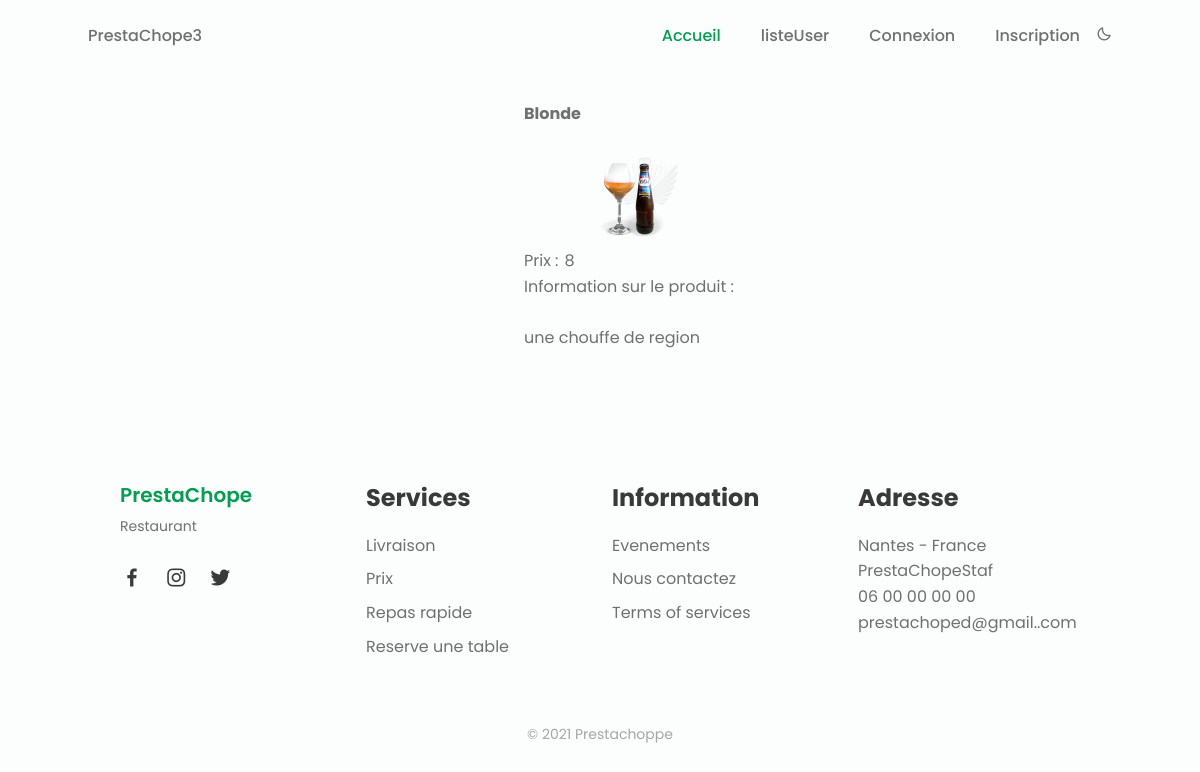
Page /index.php?page=voirProduit&id=2 on the earlier database version.
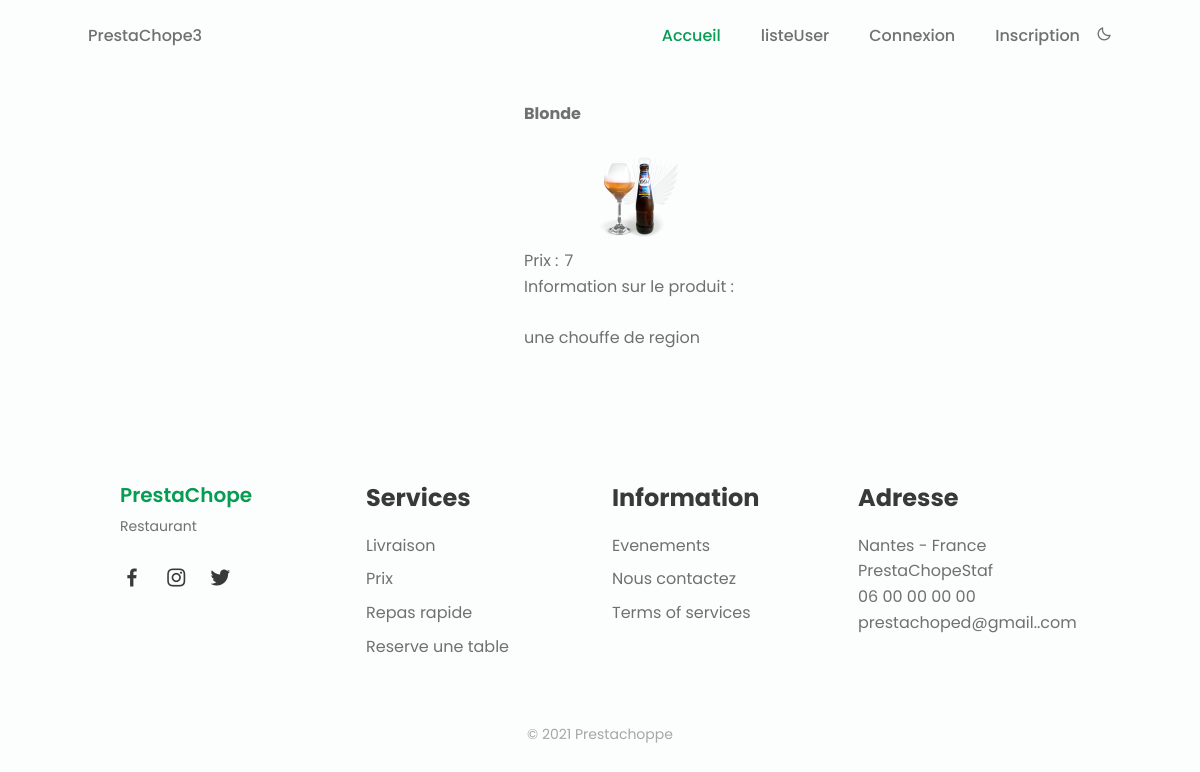
Same page on the later database version.
### tables this page shows
CREATE TABLE Produit(
                        idProduit   Int  Auto_increment  NOT NULL ,
                        nom         Text NOT NULL ,
                        photo       Text NOT NULL ,
                        prix        Float NOT NULL ,
                        quantite    Int NOT NULL ,
                        description Text NOT NULL ,
                        idCategorie Int NOT NULL
    ,CONSTRAINT Produit_PK PRIMARY KEY (idProduit)
);

### pages/voirProduit/ControllerVoirProduit.php (called while the page is built, shortened)
<?php
class ControllerVoirProduit{
    public function includeview(){
        include_once "pages/voirProduit/voirproduit.php";
    }
}

### DAO/ProduitDAO.php (called while the page is built, shortened)
<?php
include_once 'DTO/ProduitDTO.php';
class ProduitDAO
{
    public static function getProduitById($id)
    {
        $bdd = DatabaseLinker::getConnexion();
        $reponse = $bdd->prepare('SELECT * FROM produit WHERE idProduit = ?');
        $reponse->execute(array($id));
        $result = $reponse->fetch();
        $produit = new ProduitDTO($result['idProduit'], $result['nom'], $result['quantite'], $result['prix'], $result['photo'], $result['description']);
        return $produit;
    }
}

### DTO/ProduitDTO.php (called while the page is built, shortened)
<?php
class ProduitDTO
{
    private $prix;
    private $photo;
    private $description;
    private $nomProduit;
    public function __construct($idProduit, $nomProduit, $quantité,$prix,$photo,$description)
    {
        $this->nomProduit = $nomProduit;
        $this->prix =$prix;
        $this->photo = $photo;
        $this->description = $description;
    }
    public function getPrix()
    {
        return $this->prix;
    }
    public function getDescription()
    {
        return $this->description;
    }
    public function getPhoto()
    {
        return $this->photo;
    }
    public function getNomProduit()
    {
        return $this->nomProduit;
    }
}

### pages/voirProduit/voirproduit.php (the view, shortened to what this page needs)
<!doctype html>
<html lang="fr">
<head>
    <link rel="stylesheet" href="assets/css/style_voirproduit.css">
</head>
<?php
include_once "DAO/ProduitDAO.php";
$produit = ProduitDAO::getProduitById($_GET['id']);
?>
<main class="page">
    <div class="produitContainer">
        <h4 class="titreProduit"><?php echo $produit->getNomProduit(); ?></h4>
        <div class="imgProduit">
            <img src="<?php echo $produit->getPhoto() ?>" alt=""/>
        </div>
        <div class="AlignPanier">
            <div class="prix">
                <p>Prix :</p>
                <p class="ParaPrix"><?php echo $produit->getPrix(); ?></p>
            </div>
        </div>
        <div>
            <p>Information sur le produit :</p><br>
            <p><?php echo $produit->getDescription(); ?></p>
        </div>
    </div>
</main>

Differences in the rows shown:
changed produit "Blonde": prix "8" → "7"
